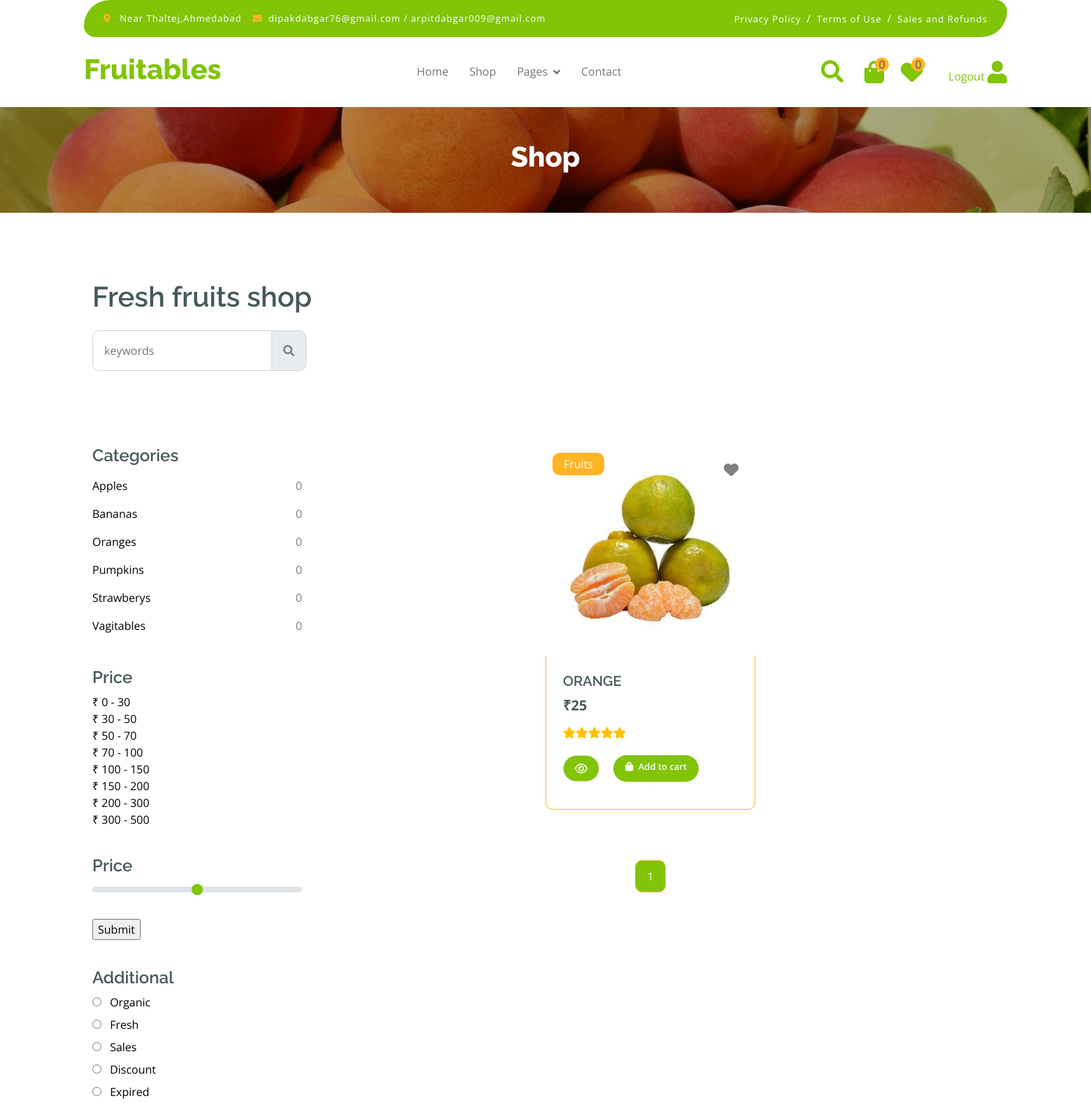
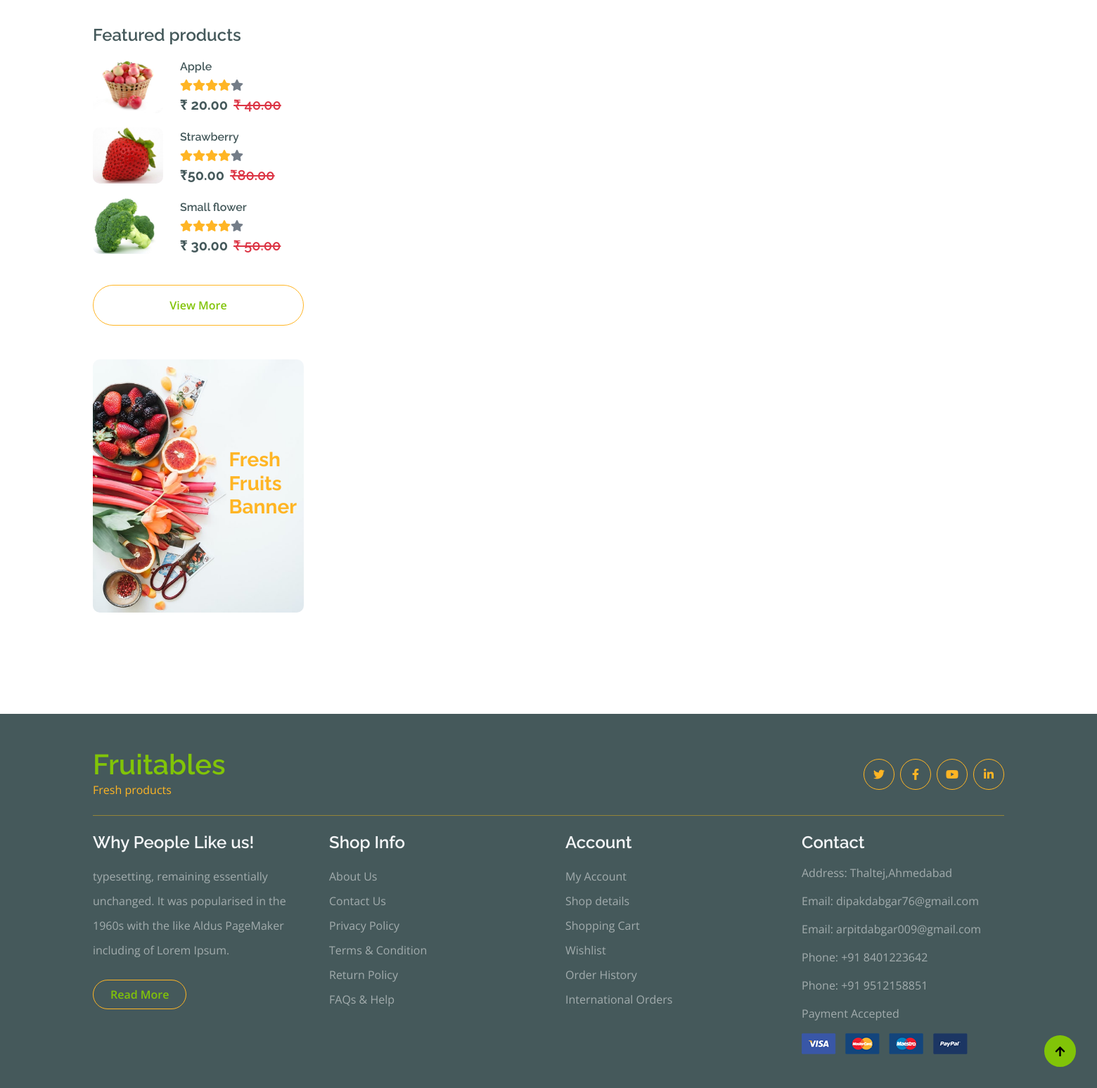
Screenshot of /shop?cat2=3 (signed in) with the database file from the repository (2 pictures, top to bottom).
### app/models.py (models this page shows, shortened)
class category(models.Model):
    name1=models.CharField(max_length=30)

class price(models.Model):
    price1 = models.CharField(max_length=50)

class product(models.Model):
    main_category=models.ForeignKey(main_category,on_delete=models.CASCADE,blank=True,null=True)
    sub_category=models.ForeignKey(sub_category,on_delete=models.CASCADE,blank=True,null=True)
    price1=models.ForeignKey(price,on_delete=models.CASCADE,blank=True,null=True)
    name1=models.ForeignKey(category,on_delete=models.CASCADE,blank=True,null=True)
    img=models.ImageField(upload_to='media')
    star=models.IntegerField(default=0)
    name=models.CharField(max_length=50)
    price=models.IntegerField()
    des=models.TextField(blank=True,null=True)

### app/views.py (the view)
# urls.py: path('shop', views.shop, name='shop'),
def shop(request):
    if 'email' in request.session:
        uid=User.objects.get(email=request.session['email'])
        count=category.objects.filter(name1=uid).count()
        count=addcart.objects.filter(user=uid).count()
        pp=product.objects.all().order_by("-id")
        w_count=Add_Whishlist.objects.filter(user_id=uid).count()
        whishlist_product=Add_Whishlist.objects.filter(user_id=uid)
        l1=[]
        for i in whishlist_product:
            l1.append(i.product_id.id)
        mid=main_category.objects.all()
        cid=request.GET.get("cid")
        piz=price.objects.all()
        piz2=request.GET.get("piz2")
        cat=category.objects.all()
        cat2=request.GET.get("cat2")
        S=request.GET.get("sort")
        if cid:
            pp=product.objects.filter(sub_category=cid)
        elif piz2:
            pp=product.objects.filter(price1=piz2)
        elif cat2:
            pp=product.objects.filter(name1=cat2)
        elif S=="lth":
            pp=product.objects.all().order_by("price")
        elif S=="htl":
            pp=product.objects.all().order_by("-price")
        elif S=="atz":
            pp=product.objects.all().order_by("name")
        elif S=="zta":
            pp=product.objects.all().order_by("-name")
        else:
            pp=product.objects.all().order_by("-id")
        paginator=Paginator(pp,3)
        page_number=request.GET.get("page",1)
        pp=paginator.get_page(page_number)
        show_page=paginator.get_elided_page_range(page_number,on_each_side=1,on_ends=1)
        con={'pp':pp,
            'mid':mid,
            'cat':cat,
            'piz':piz,
            "min1":0,
            'count':count,
            'count':count,
            "w_count":w_count,
            "whishlist_product":whishlist_product,"l1":l1,"show_page":show_page}
        return render(request,"shop.html",con)
    else:
        return render(request,"login.html")

### app/templates/shop.html (shortened to what this page needs)
{% extends "index.html" %} {% load static %} {% block content %}
<div class="container-fluid page-header py-5">
  <h1 class="text-center text-white display-6">Shop</h1>
</div>
<div class="container-fluid fruite py-5">
  <div class="container py-5">
    <h1 class="mb-4">Fresh fruits shop</h1>
    <div class="row g-4">
      <div class="col-lg-12">
        <div class="row g-4">
          <div class="col-xl-3">
            <div class="input-group w-100 mx-auto d-flex">
              <input type="search" class="form-control p-3" placeholder="keywords" aria-describedby="search-icon-1" />
              <span id="search-icon-1" class="input-group-text p-3"><i class="fa fa-search"></i></span>
            </div>
          </div>
          <div class="col-6"></div>
          <div class="col-xl-3">
            <form method="get" action="{% url 'shop' %}" id="fruitform">
              <div class=" ps-3 py-3 rounded d-flex mb-4">
              </div>
            </form>
          </div>
        </div>
      </div>
      <div class="row g-4">
        <div class="col-lg-3">
          <div class="row g-4">
            <div class="col-lg-12">
              <div class="mb-3">
                <h4>Categories</h4>
                <ul class="list-unstyled fruite-categorie">
                  <li>
                    {% for i in cat %}
                    <div class="d-flex justify-content-between fruite-name">
                      <a href="/shop?cat2={{i.id}}" style="color:black;">{{i.name1}}</a>
                      <span>{{count}}</span>
                    </div>
                    {% endfor %}
                  </li>
                </ul>
              </div>
            </div>
            <div class="col-lg-12">
              <div class="mb-3">
                <h4 class="mb-2">Price</h4>
                {% for i in piz %}
                <a href="/shop?piz2={{i.id}}" style="color:black;font-size:large-50px"> &#8377; {{i.price1}}</a><br>
                {% endfor %}
              </div>
            </div>
            <form action="{% url 'filter_price' %}"  method="post">
              <div class="col-lg-12">
                  <div class="mb-3">
                      <h4 class="mb-2">Price</h4>
                      <input type="range" class="form-range w-100" id="rangeInput"   value="{{max1}}" oninput="amount.value=rangeInput.value" min="0" max="1500" name="max1">
                      <br/>
                      <input type="submit"  value="Submit" >
                  </div>
              </div>
          </form>
            <div class="col-lg-12">
              <div class="mb-3" style="color: black;">
                <h4>Additional</h4>
                <div class="mb-2">
                  <input type="radio" class="me-2" id="Categories-1" name="Categories-1" value="Beverages" />
                  <label for="Categories-1"> Organic</label>
                </div>
                <div class="mb-2">
                  <input type="radio" class="me-2" id="Categories-2" name="Categories-1" value="Beverages" />
                  <label for="Categories-2"> Fresh</label>
                </div>
                <div class="mb-2">
                  <input type="radio" class="me-2" id="Categories-3" name="Categories-1" value="Beverages" />
                  <label for="Categories-3"> Sales</label>
                </div>
                <div class="mb-2">
                  <input type="radio" class="me-2" id="Categories-4" name="Categories-1" value="Beverages" />
                  <label for="Categories-4"> Discount</label>
                </div>
                <div class="mb-2">
                  <input type="radio" class="me-2" id="Categories-5" name="Categories-1" value="Beverages" />
                  <label for="Categories-5"> Expired</label>
                </div>
              </div>
            </div>
            <div class="col-lg-12">
              <h4 class="mb-3">Featured products</h4>
              <div class="d-flex align-items-center justify-content-start">
                <div class="rounded me-4" style="width: 100px; height: 100px">
                  <img src="{% static 'img/featur-1.jpg' %}" class="img-fluid rounded" alt="" />
                </div>
                <div>
                  <h6 class="mb-2">Apple</h6>
                  <div class="d-flex mb-2">
                    <i class="fa fa-star text-secondary"></i>
                    <i class="fa fa-star text-secondary"></i>
                    <i class="fa fa-star text-secondary"></i>
                    <i class="fa fa-star text-secondary"></i>
                    <i class="fa fa-star"></i>
                  </div>
                  <div class="d-flex mb-2">
                    <h5 class="fw-bold me-2">₹ 20.00 </h5>
                    <h5 class="text-danger text-decoration-line-through">
                      ₹ 40.00
                    </h5>
                  </div>
                </div>
              </div>
              <div class="d-flex align-items-center justify-content-start">
                <div class="rounded me-4" style="width: 100px; height: 100px">
                  <img src="{% static 'img/featur-2.jpg' %}" class="img-fluid rounded" alt="" />
                </div>
                <div>
                  <h6 class="mb-2">
                    Strawberry</h6>
                  <div class="d-flex mb-2">
                    <i class="fa fa-star text-secondary"></i>
                    <i class="fa fa-star text-secondary"></i>
                    <i class="fa fa-star text-secondary"></i>
                    <i class="fa fa-star text-secondary"></i>
                    <i class="fa fa-star"></i>
                  </div>
                  <div class="d-flex mb-2">
                    <h5 class="fw-bold me-2">₹50.00</h5>
                    <h5 class="text-danger text-decoration-line-through">
                      ₹80.00
                    </h5>
                  </div>
                </div>
              </div>
              <div class="d-flex align-items-center justify-content-start">
                <div class="rounded me-4" style="width: 100px; height: 100px">
                  <img src="{% static 'img/featur-3.jpg' %}" class="img-fluid rounded" alt="" />
                </div>
                <div>
                  <h6 class="mb-2">Small flower</h6>
                <div class="d-flex mb-2">
                  <i class="fa fa-star text-secondary"></i>
                  <i class="fa fa-star text-secondary"></i>
                  <i class="fa fa-star text-secondary"></i>
                  <i class="fa fa-star text-secondary"></i>
                  <i class="fa fa-star"></i>
                </div>
                  <div class="d-flex mb-2">
                    <h5 class="fw-bold me-2">₹ 30.00</h5>
                    <h5 class="text-danger text-decoration-line-through">
                      ₹ 50.00
                    </h5>
                  </div>
                </div>
              </div>
              <div class="d-flex justify-content-center my-4">
                <a href="#" class="btn border border-secondary px-4 py-3 rounded-pill text-primary w-100">View More</a>
              </div>
            </div>
            <div class="col-lg-12">
              <div class="position-relative">
                <img src="{% static 'img/banner-fruits.jpg' %}" class="img-fluid w-100 rounded" alt="" />
                <div class="position-absolute" style="top: 50%; right: 10px; transform: translateY(-50%)">
                  <h3 class="text-secondary fw-bold">
                    Fresh <br />
                    Fruits <br />
                    Banner
                  </h3>
                </div>
              </div>
            </div>
          </div>
        </div>
        <div class="col-lg-9">
          <div class="row g-4 justify-content-center">
            {% for i in pp %}
            <div class="col-md-6 col-lg-6 col-xl-4">
              <div class="rounded position-relative fruite-item">
                <div class="fruite-img">
                  <img src="{{i.img.url}}" class="img-fluid w-100 rounded-top" alt="" style="height: 300px" />
                </div>
                <div class="text-white bg-secondary px-3 py-1 rounded position-absolute" style="top: 10px; left: 10px">
                  Fruits
                </div>
                {% if i.id in l1 %}
                <a href="{% url 'add_whishlist' i.id %}"  class="position-absolute top-0 end-0 me-4 my-4" >
                  <i class="fa-solid fa-heart text-danger" style="color: red;font-size :21px;"></i>
                </a>
                {% else %}
                <a href="{% url 'add_whishlist' i.id %}" class="position-absolute top-0 end-0 me-4 my-4">
                  <i class="fa-solid fa-heart "  style="color: gray;font-size :21px;"></i>
                </a>
                {% endif %}
                <div class="p-4 border border-secondary border-top-0 rounded-bottom" style="height: 220px;">
                  <h5>{{i.name}}</h5>
                  <div class="d-flex justify-content-between flex-lg-wrap">
                    <p class="text-dark fs-5 fw-bold mb-0">&#8377;{{i.price}}</p>
                  </div>
                  <div class="d-flex mb-4 mt-3" >
                    <i {% if i.star < 1 %} class="fa fa-star" {% else %} class="fa fa-star text-warning" {% endif %}></i>
                    <i {% if i.star < 2 %} class="fa fa-star " {% else %} class="fa fa-star text-warning" {% endif %}></i>
                    <i {% if i.star < 3 %} class="fa fa-star " {% else %} class="fa fa-star text-warning" {% endif %}></i>
                    <i {% if i.star < 4 %} class="fa fa-star" {% else %} class="fa fa-star text-warning" {% endif %}></i>
                    <i {% if i.star < 5 %} class="fa fa-star" {% else %} class="fa fa-star text-warning" {% endif %}></i>
                  </div>
                  <div style="display: flex; gap:20px;">
                    <a href="{% url 'shop_detail1' i.id %}" class="btn border  rounded-pill px-3 text-primary"  style="background-color: #81C408;color:white"><i
                        class="fa-regular fa-eye" style="color: white;"></i>
                    </a>
                    <a href="{% url 'add_to_cart' i.id %}" class="btn color:white rounded-pill px-3 "
                      style="font-size: 13px;background-color: #81C408;color:white" ><i class="fa fa-shopping-bag me-1" style="color: white;"></i>
                      Add to cart</a>
                  </div>
                  <br>
                </div>
              </div>
            </div>
            {% endfor %}
         <div class="col-12">
              <div class="pagination d-flex justify-content-center mt-5">
                {% for i in show_page %}
                {% if i == pp.number %}
                <a href="?page={{i}}"  class="active rounded">{{i}}</a>
                {% elif i == "..." %}
                <a href="..." class="rounded">...</a>
                {% else %}
                <a href="?page={{i}}" class="rounded">{{i}}</a>
                {% endif %}
                {% endfor %}
              </div>
            </div>
          </div>
        </div>
      </div>
    </div>
  </div>
</div>
{% endblock %}

### app/static/css/style.css (style rules this page uses)
* { scroll-behavior: smooth; }
.btn { font-weight: 600; transition: 0.5s; }
.btn.border-secondary { transition: 0.5s; }
.page-header { position: relative; background: linear-gradient(rgba(0, 0, 0, 0.3), rgba(0, 0, 0, 0.3)), url(../img/cart-page-header-img.jpg); background-position: center center; background-repeat: no-repeat; background-size: cover; }
@media (min-width: 992px) { .hero-header, .page-header { margin-top: 152px !important; } }
.fruite .fruite-categorie .fruite-name { line-height: 40px; }
.fruite .fruite-categorie .fruite-name a { transition: 0.5s; }
.fruite .fruite-item { height: 100%; transition: 0.5s; }
.fruite .fruite-item .fruite-img { overflow: hidden; transition: 0.5s; border-radius: 10px 10px 0 0; }
.fruite .fruite-item .fruite-img img { transition: 0.5s; }
.pagination { display: inline-block; }
.pagination a { color: var(--bs-dark); padding: 10px 16px; text-decoration: none; transition: 0.5s; border: 1px solid var(--bs-secondary); margin: 0 4px; }
.pagination a.active { background-color: var(--bs-primary); color: var(--bs-light); border: 1px solid var(--bs-secondary); }

### rows the page displays
category: name1 "Apples", count "0"
category: name1 "Bananas", count "0"
category: name1 "Oranges", count "0"
category: name1 "Pumpkins", count "0"
category: name1 "Strawberys", count "0"
category: name1 "Vagitables", count "0"
price: price1 "0 - 30"
price: price1 "30 - 50"
price: price1 "50 - 70"
price: price1 "70 - 100"
price: price1 "100 - 150"
price: price1 "150 - 200"
price: price1 "200 - 300"
price: price1 "300 - 500"
product: img (picture), name "ORANGE", price "25"

### other values shown
{{ count }} "0"
{{ w_count }} "0"
{{ i }} "1"
